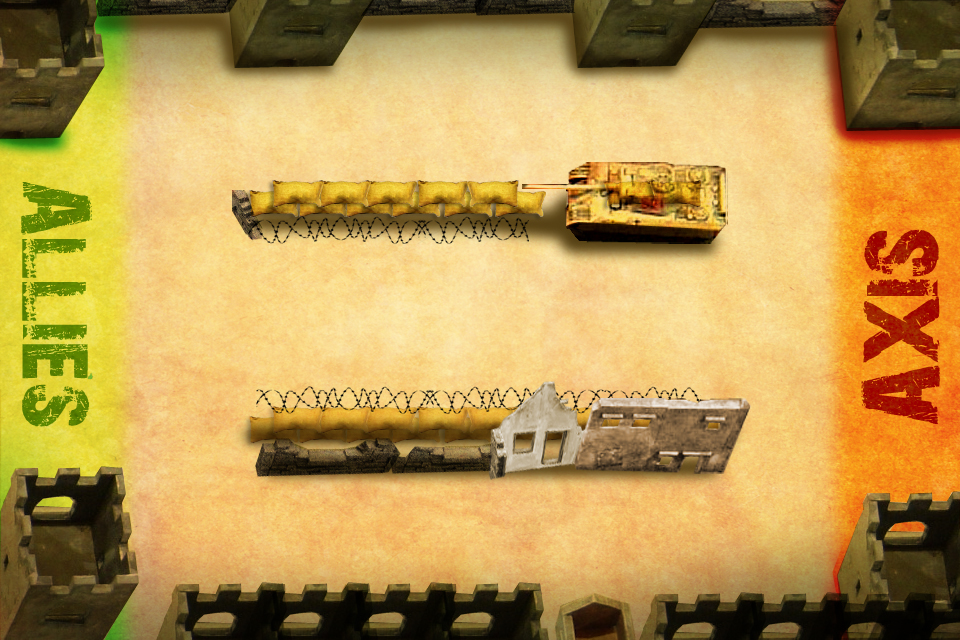

Rendered tile map (Tiled .tmx) drawn with the repository's tilesets; below, a short description and the map source with its tile grids summarised:
An orthogonal 60x40 tile map with 16x16 px tiles, 1 tile layer (background) and 19 objects (12x spawn_point, 5x area, l_crossover, r_crossover).

<map version="1.0" orientation="orthogonal" width="60" height="40" tilewidth="16" tileheight="16">
 <properties>
  <property name="name" value="threeLane" />
  <property name="tickets" value="2000" />
 </properties>
 <tileset firstgid="1" name="threeLane" tilewidth="960" tileheight="640">
  <image source="threeLane.jpg" width="960" height="640" />
 </tileset>
 <layer name="background" width="60" height="40">
  <data>[2400 cells, 1 non-empty, 1 distinct tile ids]</data>
 </layer>
 <objectgroup name="nodes" width="60" height="40">
  <object name="left_spawn" type="area" x="0" y="80" width="128" height="464">
   <properties>
    <property name="spawn" value="1" />
   </properties>
  </object>
  <object name="right_spawn" type="area" x="832" y="96" width="144" height="448">
   <properties>
    <property name="spawn" value="2" />
   </properties>
  </object>
  <object name="top_lane" type="area" x="128" y="0" width="704" height="176" />
  <object name="top_lane" type="area" x="128" y="464" width="704" height="176" />
  <object name="mid_lane" type="area" x="240" y="240" width="480" height="160" />
  <object name="l_crossover" x="128" y="176" width="112" height="288" />
  <object name="r_crossover" x="720" y="176" width="112" height="288" />
  <object name="L_SP_1" type="spawn_point" x="64" y="160">
   <properties>
    <property name="deg" value="0" />
    <property name="team" value="1" />
   </properties>
  </object>
  <object name="L_SP_2" type="spawn_point" x="64" y="208">
   <properties>
    <property name="deg" value="0" />
    <property name="team" value="1" />
   </properties>
  </object>
  <object name="L_SP_3" type="spawn_point" x="64" y="256">
   <properties>
    <property name="deg" value="0" />
    <property name="team" value="1" />
   </properties>
  </object>
  <object name="L_SP_4" type="spawn_point" x="64" y="320">
   <properties>
    <property name="deg" value="0" />
    <property name="team" value="1" />
   </properties>
  </object>
  <object name="L_SP_5" type="spawn_point" x="64" y="384">
   <properties>
    <property name="deg" value="0" />
    <property name="team" value="1" />
   </properties>
  </object>
  <object name="L_SP_6" type="spawn_point" x="64" y="448">
   <properties>
    <property name="deg" value="0" />
    <property name="team" value="1" />
   </properties>
  </object>
  <object name="R_SP_3" type="spawn_point" x="896" y="256">
   <properties>
    <property name="deg" value="180" />
    <property name="team" value="2" />
   </properties>
  </object>
  <object name="R_SP_6" type="spawn_point" x="896" y="448">
   <properties>
    <property name="deg" value="180" />
    <property name="team" value="2" />
   </properties>
  </object>
  <object name="R_SP_2" type="spawn_point" x="896" y="208">
   <properties>
    <property name="deg" value="180" />
    <property name="team" value="2" />
   </properties>
  </object>
  <object name="R_SP_1" type="spawn_point" x="896" y="160">
   <properties>
    <property name="deg" value="180" />
    <property name="team" value="2" />
   </properties>
  </object>
  <object name="R_SP_5" type="spawn_point" x="896" y="384">
   <properties>
    <property name="deg" value="180" />
    <property name="team" value="2" />
   </properties>
  </object>
  <object name="R_SP_4" type="spawn_point" x="896" y="320">
   <properties>
    <property name="deg" value="180" />
    <property name="team" value="2" />
   </properties>
  </object>
 </objectgroup>
</map>
